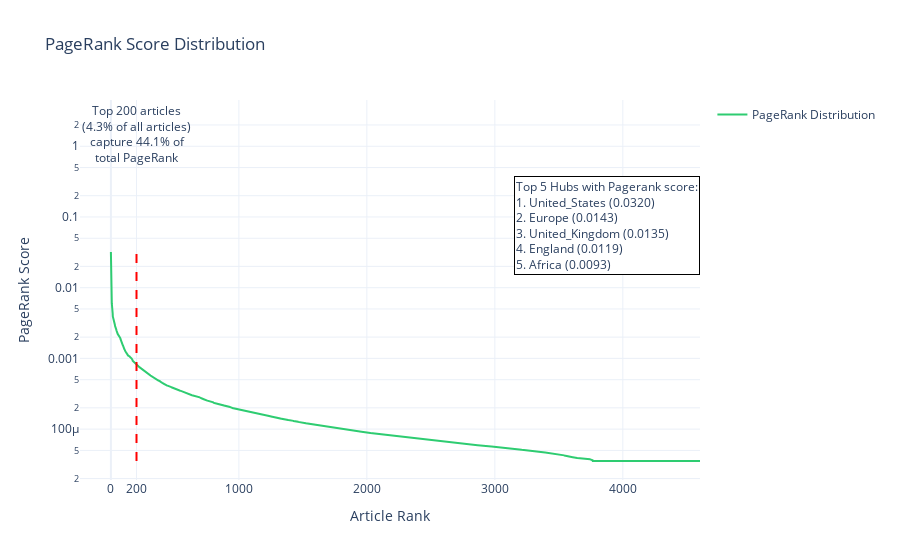

Notebook code cell kept with this figure:
### Markdown cell above
In this strategy, we hypothesize that players navigate through “hub” articles - highly connected articles that serve as navigation landmarks in the Wikspeedia network. To identify these hubs, we use PageRank, which ranks articles based on their centrality and importance in the network. Thus, using this strategy, players can access a broad set of connections and navigate closer to the target. We then analyze whether players tend to use these hub articles in their successful navigation paths. To see that there is a clear pattern of paths going through general articles, we analyze the behavior for an average path.

To quantify the extent to which players rely on hubs in their navigation paths, we define the **Hub Usage Ratio (HUR)** as follows:

$$
\text{Hub Usage Ratio (HUR)} = \frac{\text{Number of Hub Articles in the Path}}{\text{Total Number of Articles in the Path}}
$$

Where:
- **Hub Articles**: Articles in the top 200 by PageRank.
- **Path**: The sequence of articles visited by the player during navigation.

This metric allows us to evaluate the degree to which players utilize hubs in their navigation. For example:
- A **HUR of 1.0** indicates that the player's path consists entirely of hub articles.
- A **HUR of 0.0** indicates that no hub articles were used in the path.

### Code cell
from src.scripts.data_story.plots.hubs_distribution import create_pagerank_distribution_plot

create_pagerank_distribution_plot(graph_data).show()

### Figure 1 — Plotly figure (JSON) as saved in the notebook; plotly's stock layout.template omitted (floating-point values rounded to 4 significant figures; data arrays with more than 128 entries replaced by an {"elided": "..."} marker saying what was removed)
{"data": [{"line": {"color": "#2ecc71"}, "name": "PageRank Distribution", "type": "scatter", "x": {"elided": "4604 int values"}, "y": {"elided": "4604 float values"}}, {"line": {"color": "red", "dash": "dash", "width": 2}, "mode": "lines", "showlegend": false, "type": "scatter", "x": [200, 200], "y": [3.541e-05, 0.03201]}], "layout": {"annotations": [{"align": "left", "bgcolor": "white", "bordercolor": "black", "borderwidth": 1, "showarrow": false, "text": "Top 5 Hubs with Pagerank score:<br>1. United_States (0.0320)<br>2. Europe (0.0143)<br>3. United_Kingdom (0.0135)<br>4. England (0.0119)<br>5. Africa (0.0093)", "x": 1, "xref": "paper", "y": 0.8, "yref": "paper"}, {"showarrow": false, "text": "Top 200 articles<br>(4.3% of all articles)<br>capture 44.1% of<br>total PageRank", "x": 200, "y": 0.03201, "yshift": 10}], "margin": {"r": 200}, "title": {"text": "PageRank Score Distribution"}, "xaxis": {"ticktext": ["0", "200", "1000", "2000", "3000", "4000"], "tickvals": [0, 200, 1000, 2000, 3000, 4000], "title": {"text": "Article Rank"}}, "yaxis": {"title": {"text": "PageRank Score"}, "type": "log"}}}
